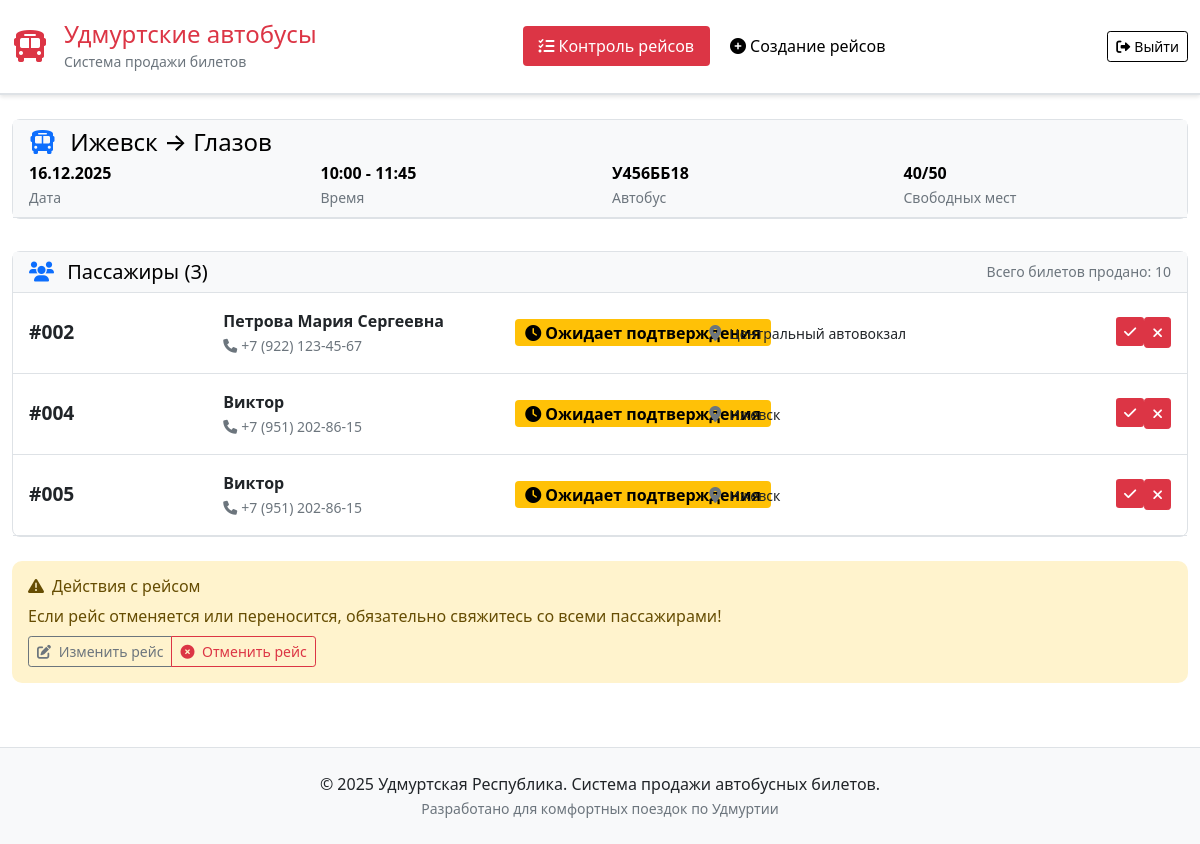
Screenshot of /dispatcher/trip/2 (signed in) with the database file from the repository.
### models.py (models this page shows)
class Trip(Base):
    __tablename__ = "trips"
    id = Column(Integer, primary_key=True, index=True)
    departure_city = Column(String, nullable=False)
    arrival_city = Column(String, nullable=False)
    departure_date = Column(Date, nullable=False)
    departure_time = Column(String, nullable=False)  # Format: HH:MM
    arrival_time = Column(String, nullable=False)    # Format: HH:MM
    bus_number = Column(String, nullable=False)      # Гос. номер автобуса
    bus_name = Column(String, nullable=False)        # Название автобуса
    bus_color = Column(String, nullable=False)       # Цвет автобуса
    total_seats = Column(Integer, nullable=False)
    available_seats = Column(Integer, nullable=False)
    price = Column(Float, default=0.0)
    is_active = Column(Integer, default=1)  # 1 = active, 0 = inactive
    created_at = Column(DateTime(timezone=True), server_default=func.now())
    updated_at = Column(DateTime(timezone=True), server_default=func.now(), onupdate=func.now())
    tickets = relationship("Ticket", back_populates="trip")

class Ticket(Base):
    __tablename__ = "tickets"
    id = Column(Integer, primary_key=True, index=True)
    ticket_number = Column(String, unique=True, index=True)  # 001-999
    trip_id = Column(Integer, ForeignKey("trips.id"))
    passenger_name = Column(String, nullable=False)
    passenger_phone = Column(String, nullable=False)
    boarding_point = Column(String, nullable=False)
    status = Column(String, default="pending_confirmation")  # pending_confirmation, confirmed, completed, cancelled
    status_reason = Column(Text, nullable=True)
    payment_status = Column(String, default="unpaid")  # unpaid, paid, refunded
    payment_amount = Column(Float, default=0.0)
    is_open_date = Column(Integer, default=0)  # 1 = open date ticket
    created_at = Column(DateTime(timezone=True), server_default=func.now())
    updated_at = Column(DateTime(timezone=True), server_default=func.now(), onupdate=func.now())
    trip = relationship("Trip", back_populates="tickets")

### main.py (the view)
@app.get("/dispatcher/trip/{trip_id}", response_class=HTMLResponse)
async def dispatcher_trip_details(
    request: Request,
    trip_id: int,
    db: Session = Depends(get_db),
    current_dispatcher: Dispatcher = Depends(get_current_dispatcher)
):
    trip = db.query(Trip).filter(Trip.id == trip_id).first()
    if not trip:
        raise HTTPException(status_code=404, detail="Trip not found")
    tickets = db.query(Ticket).filter(
        Ticket.trip_id == trip_id,
        Ticket.payment_status == "paid"
    ).order_by(Ticket.created_at).all()
    return templates.TemplateResponse("dispatcher_trip_details.html", {
        "request": request,
        "trip": trip,
        "tickets": tickets
    })

### templates/dispatcher_trip_details.html (shortened to what this page needs)
{% extends "base_udmurt.html" %}
{% block nav_items %}
    <li class="nav-item">
        <a class="nav-link active" href="/dispatcher/trips">
            <i class="fas fa-list-check me-1"></i>Контроль рейсов
        </a>
    </li>
    <li class="nav-item">
        <a class="nav-link" href="/dispatcher/create-trip">
            <i class="fas fa-plus-circle me-1"></i>Создание рейсов
        </a>
    </li>
{% endblock %}
{% block header_buttons %}
<div class="d-flex align-items-center">
    <form method="post" action="/dispatcher/logout" class="d-inline">
        <button type="submit" class="btn btn-outline-dark btn-sm">
            <i class="fas fa-sign-out-alt me-1"></i>Выйти
        </button>
    </form>
</div>
{% endblock %}
{% block content %}
<div class="row">
    <div class="col-12">
        <div class="card mb-4">
            <div class="card-header">
                <h4 class="mb-1">
                    <i class="fas fa-bus text-primary me-2"></i>
                    {{ trip.departure_city }} → {{ trip.arrival_city }}
                </h4>
                <div class="row">
                    <div class="col-md-3">
                        <strong>{{ trip.departure_date.strftime('%d.%m.%Y') }}</strong>
                        <br><small class="text-muted">Дата</small>
                    </div>
                    <div class="col-md-3">
                        <strong>{{ trip.departure_time }} - {{ trip.arrival_time }}</strong>
                        <br><small class="text-muted">Время</small>
                    </div>
                    <div class="col-md-3">
                        <strong>{{ trip.bus_number }}</strong>
                        <br><small class="text-muted">Автобус</small>
                    </div>
                    <div class="col-md-3">
                        <strong>{{ trip.available_seats }}/{{ trip.total_seats }}</strong>
                        <br><small class="text-muted">Свободных мест</small>
                    </div>
                </div>
            </div>
        </div>
        <div class="card">
            <div class="card-header d-flex justify-content-between align-items-center">
                <h5 class="mb-0">
                    <i class="fas fa-users text-primary me-2"></i>
                    Пассажиры ({{ tickets|length }})
                </h5>
                <div class="text-muted small">
                    Всего билетов продано: {{ trip.total_seats - trip.available_seats }}
                </div>
            </div>
            <div class="card-body p-0">
                {% if tickets %}
                    {% for ticket in tickets %}
                    <div class="passenger-item p-3 border-bottom">
                        <div class="row align-items-center">
                            <div class="col-md-2">
                                <div class="ticket-number">
                                    <strong>#{{ ticket.ticket_number }}</strong>
                                </div>
                            </div>
                            <div class="col-md-3">
                                <div class="passenger-info">
                                    <div class="passenger-name">{{ ticket.passenger_name }}</div>
                                    <small class="text-muted">
                                        <i class="fas fa-phone me-1"></i>{{ ticket.passenger_phone }}
                                    </small>
                                </div>
                            </div>
                            <div class="col-md-2">
                                <span class="badge status-{{ ticket.status }} fs-6">
                                    {% if ticket.status == 'pending_confirmation' %}
                                        <i class="fas fa-clock me-1"></i>Ожидает подтверждения
                                    {% elif ticket.status == 'confirmed' %}
                                        <i class="fas fa-check me-1"></i>Подтверждено
                                    {% elif ticket.status == 'completed' %}
                                        <i class="fas fa-check-double me-1"></i>Выполнено
                                    {% elif ticket.status == 'cancelled' %}
                                        <i class="fas fa-times me-1"></i>Отменено
                                    {% endif %}
                                </span>
                            </div>
                            <div class="col-md-3">
                                <div class="boarding-info">
                                    <i class="fas fa-map-marker-alt me-1 text-muted"></i>
                                    <small>{{ ticket.boarding_point }}</small>
                                </div>
                            </div>
                            <div class="col-md-2 text-end">
                                {% if ticket.status == 'pending_confirmation' %}
                                    <div class="btn-group" role="group">
                                        <form method="post" action="/dispatcher/ticket/{{ ticket.id }}/status" class="d-inline">
                                            <button type="submit" class="btn btn-success btn-sm" title="Подтвердить">
                                                <i class="fas fa-check"></i>
                                            </button>
                                        </form>
                                        <form method="post" action="/dispatcher/ticket/{{ ticket.id }}/status" class="d-inline">
                                            <button type="submit" class="btn btn-danger btn-sm" title="Отменить">
                                                <i class="fas fa-times"></i>
                                            </button>
                                        </form>
                                    </div>
                                {% else %}
                                    <span class="text-muted small">Завершено</span>
                                {% endif %}
                            </div>
                        </div>
                    </div>
                    {% endfor %}
                {% else %}
                    <div class="text-center py-5">
                        <i class="fas fa-users fa-3x text-muted mb-3"></i>
                        <h5 class="text-muted">Пассажиры отсутствуют</h5>
                        <p class="text-muted">На этот рейс еще не продано ни одного билета</p>
                    </div>
                {% endif %}
            </div>
        </div>
        {% if tickets %}
        <div class="row mt-4">
            <div class="col-12">
                <div class="alert alert-warning">
                    <h6><i class="fas fa-exclamation-triangle me-2"></i>Действия с рейсом</h6>
                    <p class="mb-2">Если рейс отменяется или переносится, обязательно свяжитесь со всеми пассажирами!</p>
                    <div class="btn-group" role="group">
                        <a href="/dispatcher/trip/{{ trip.id }}/edit" class="btn btn-outline-secondary btn-sm">
                            <i class="fas fa-edit me-1"></i>
                            Изменить рейс
                        </a>
                        <button class="btn btn-outline-danger btn-sm" onclick="deleteTrip({{ trip.id }}, '{{ trip.departure_city }} → {{ trip.arrival_city }}')">
                            <i class="fas fa-times-circle me-1"></i>
                            Отменить рейс
                        </button>
                    </div>
                </div>
            </div>
        </div>
        {% endif %}
    </div>
</div>
{% endblock %}

### templates/base_udmurt.html (shortened to what this page needs)
<!DOCTYPE html>
<html lang="ru">
<head>
    <link href="https://cdn.jsdelivr.net/npm/bootstrap@5.1.3/dist/css/bootstrap.min.css" rel="stylesheet">
    <link href="https://cdnjs.cloudflare.com/ajax/libs/font-awesome/6.0.0/css/all.min.css" rel="stylesheet">
    <link href="/static/css/udmurt-style.css" rel="stylesheet">
</head>
<body>
    <div class="udmurt-header">
        <div class="header-content">
            <div class="container">
                <div class="d-flex flex-wrap justify-content-between align-items-center">
                    <div class="logo-section">
                        <i class="fas fa-bus fa-2x text-danger me-3"></i>
                        <div>
                            <h4 class="mb-0 text-danger">Удмуртские автобусы</h4>
                            <small class="text-muted">Система продажи билетов</small>
                        </div>
                    </div>
                    <nav class="main-nav">
                        <ul class="nav nav-pills">
                            {% block nav_items %}{% endblock %}
                        </ul>
                    </nav>
                    {% block header_buttons %}{% endblock %}
                </div>
            </div>
        </div>
    </div>
    <main class="container mt-4 mb-5">
        {% block content %}{% endblock %}
    </main>
<footer class="udmurt-footer mt-5">
    <div class="container text-center py-4">
        <p class="mb-0 text-dark">&copy; 2025 Удмуртская Республика. Система продажи автобусных билетов.</p>
        <small class="text-muted">Разработано для комфортных поездок по Удмуртии</small>
    </div>
</footer>
</body>
</html>

### static/css/udmurt-style.css (style rules this page uses)
:root { --primary-bg: #FFFFFF; --secondary-bg: #F8F9FA; --text-color: #000000; --accent-red: #DC3545; --border-color: #DEE2E6; }
.udmurt-header { background-color: var(--primary-bg); border-bottom: 2px solid var(--border-color); box-shadow: 0 2px 4px rgba(0,0,0,0.1); }
.main-nav .nav-link { color: var(--text-color) !important; border-radius: 4px; margin: 0 2px; font-weight: 500; }
.main-nav .nav-link.active { background-color: var(--accent-red); color: white !important; }
.header-content { padding: 1rem 0; }
.logo-section { display: flex; align-items: center; }
.card { border: 1px solid #dee2e6; border-radius: 8px; box-shadow: none; }
.card-header { background-color: var(--secondary-bg); color: var(--text-color); border-bottom: 1px solid var(--border-color); }
.btn-success { background-color: var(--accent-red); border: none; color: white; }
.btn-outline-dark { border-color: var(--text-color); color: var(--text-color); }
.udmurt-footer { background-color: var(--secondary-bg); border-top: 1px solid var(--border-color); margin-top: 80px; }
@media (min-width: 769px) { .header-content { padding: 1.25rem 0; } }
@media (min-width: 769px) { .logo-section h4 { font-size: 1.5rem; } }
@media (min-width: 769px) { .main-nav { display: block; } }
@media (min-width: 769px) { .container { max-width: 1200px; } }
@media (min-width: 769px) { .card { margin-bottom: 1.5rem; } }
@media (min-width: 769px) { .mb-4 { margin-bottom: 2rem !important; } }
.alert { border-radius: 10px; border: none; }

### templates/dispatcher_trip_details.html (style rules this page uses)
.ticket-number { font-size: 1.2rem; color: var(--udmurt-blue); font-weight: bold; }
.passenger-name { font-weight: 600; color: var(--udmurt-green); }
.status-pending_confirmation { background-color: #FFC107; color: #000; }

### rows the page displays
Trip: departure_city "Ижевск", arrival_city "Глазов", departure_date "16.12.2025", departure_time "10:00", arrival_time "11:45", bus_number "У456ББ18", available_seats "40", total_seats "50", trip.total_seats-trip.available_seats "10"
Ticket: ticket_number "002", passenger_name "Петрова Мария Сергеевна", passenger_phone "+7 (922) 123-45-67", shows "Ожидает подтверждения", boarding_point "Центральный автовокзал"
Ticket: ticket_number "004", passenger_name "Виктор", passenger_phone "+7 (951) 202-86-15", shows "Ожидает подтверждения", boarding_point "Ижевск"
Ticket: ticket_number "005", passenger_name "Виктор", passenger_phone "+7 (951) 202-86-15", shows "Ожидает подтверждения", boarding_point "Ижевск"

### other values shown
{{ tickets|length }} "3"
